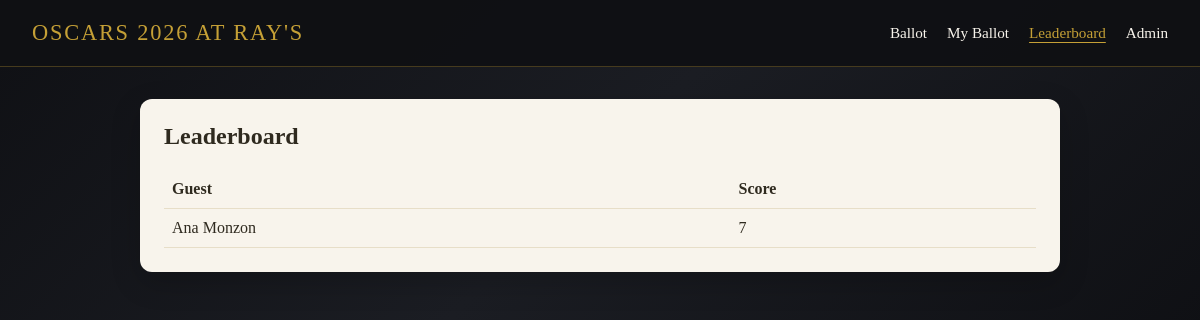
The app's page /leaderboard, older data.
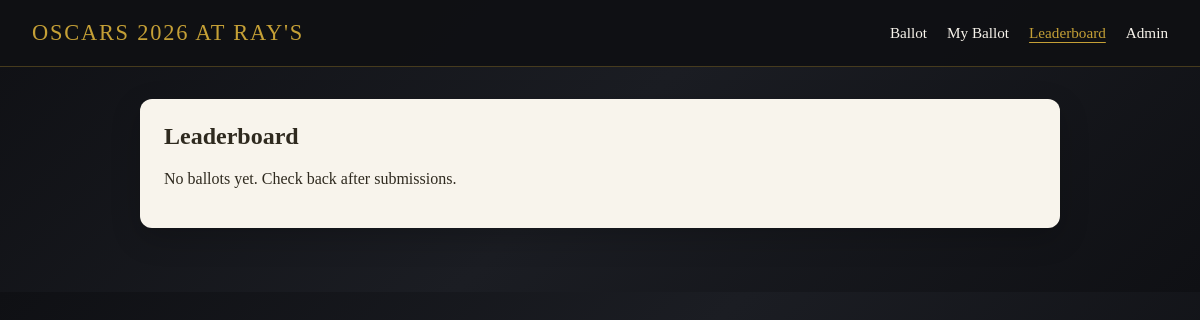
The same page, newer data.
### tables this page shows
CREATE TABLE guests (
                id INTEGER PRIMARY KEY AUTOINCREMENT,
                name TEXT NOT NULL UNIQUE,
                created_at TEXT NOT NULL
            );

### app/main.py (the view)
@app.get("/leaderboard", response_class=HTMLResponse)
async def leaderboard(request: Request) -> HTMLResponse:
    return templates.TemplateResponse(
        "leaderboard.html",
        {"request": request, "leaders": _leaderboard()},
    )

### app/templates/leaderboard.html
{% extends "base.html" %}
{% block nav_leaderboard_active %}is-active{% endblock %}
{% block content %}
  <section class="card">
    <h1>Leaderboard</h1>
    {% if leaders %}
      <table class="leaderboard">
        <thead>
          <tr>
            <th>Guest</th>
            <th>Score</th>
          </tr>
        </thead>
        <tbody>
          {% for row in leaders %}
            <tr>
              <td>{{ row.guest_name }}</td>
              <td>{{ row.score }}</td>
            </tr>
          {% endfor %}
        </tbody>
      </table>
    {% else %}
      <p>No ballots yet. Check back after submissions.</p>
    {% endif %}
  </section>
{% endblock %}

Row changes from the older to the newer data that the page shows:
removed guests: guest_name "Ana Monzon", score "7"
Text that changed along with them:
text no longer shown: "Guest Score"
text now shown: "No ballots yet. Check back after submissions."
